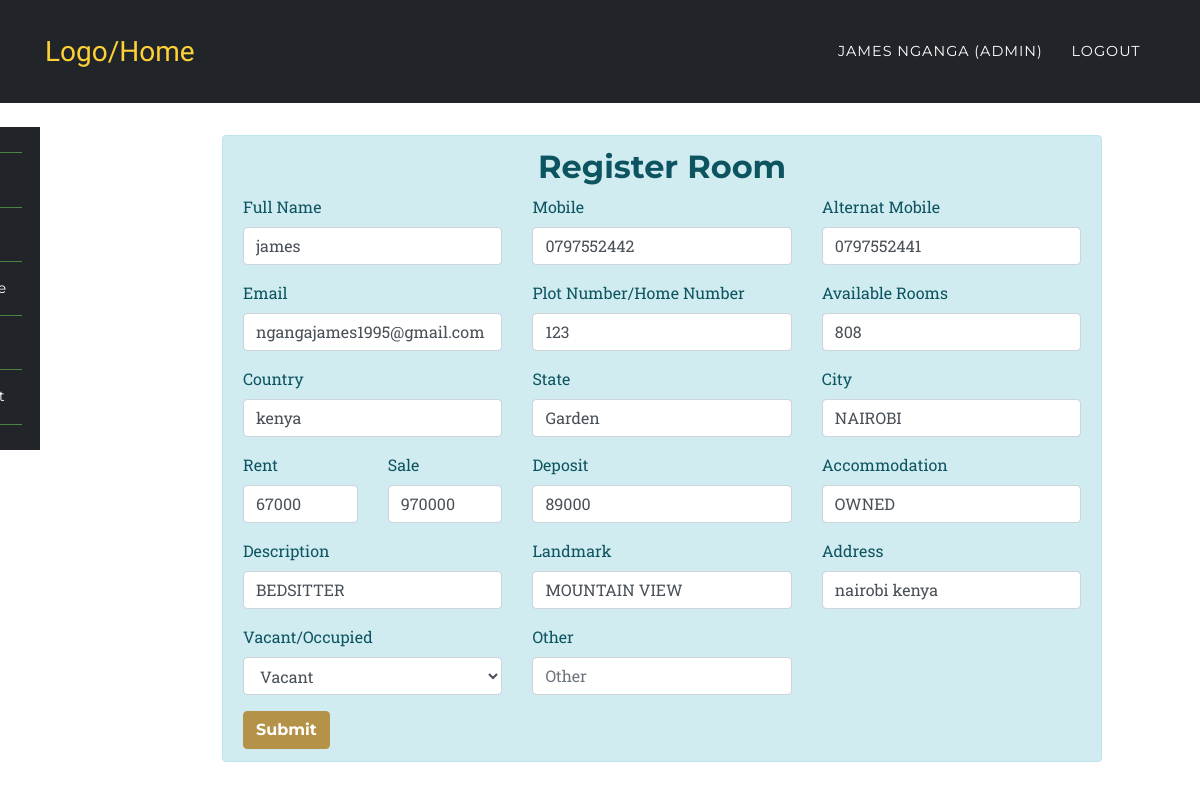
Screenshot of /app/update.php?id=1&act=indi (signed in) with the database file from the repository.
### tables this page shows
CREATE TABLE `room_rental_registrations` (
  `id` int(10) NOT NULL AUTO_INCREMENT,
  `fullname` varchar(191) NOT NULL,
  `mobile` varchar(191) NOT NULL,
  `alternat_mobile` varchar(191) NOT NULL,
  `email` varchar(191) NOT NULL,
  `country` varchar(191) NOT NULL,
  `state` varchar(191) NOT NULL,
  `city` varchar(191) NOT NULL,
  `landmark` varchar(191) NOT NULL,
  `rent` varchar(191) NOT NULL,
  `sale` varchar(190) DEFAULT NULL,
  `deposit` varchar(191) NOT NULL,
  `plot_number` varchar(191) NOT NULL,
  `rooms` varchar(100) DEFAULT NULL,
  `address` varchar(191) NOT NULL,
  `accommodation` varchar(191) NOT NULL,
  `description` varchar(191) NOT NULL,
  `image` varchar(191) DEFAULT NULL,
  `open_for_sharing` varchar(191) DEFAULT NULL,
  `other` varchar(191) DEFAULT NULL,
  `vacant` int(1) NOT NULL DEFAULT 1,
  `rating` int(1) NOT NULL DEFAULT 5,
  `created_at` timestamp NULL DEFAULT current_timestamp(),
  `updated_at` timestamp NULL DEFAULT current_timestamp(),
  `user_id` int(10) DEFAULT NULL,
    PRIMARY KEY (id)
);

### app/partials/edit/individaul.php (the view, shortened to what this page needs)
<div class="col-md-11 col-xs-12 col-sm-12">
	<div class="alert alert-info" role="alert">
		<h2 class="text-center">Register Room</h2>
		<form action="" method="POST">
  	 <div class="row">
  	 	<div class="col-md-4">
	  	  <div class="form-group">
		    <label for="fullname">Full Name</label>
		    <input type="text" class="form-control" id="fullname" placeholder="Full Name" name="fullname" value="<?php echo $data['fullname']?$data['fullname']:''; ?>" required>
		  </div>
		 </div>
		<div class="col-md-4">
		  <div class="form-group">
		    <label for="mobile">Mobile</label>
		    <input type="text" class="form-control" id="mobile" placeholder="Mobile" name="mobile" value="<?php echo $data['mobile']?$data['mobile']:''; ?>" required>
		  </div>
		 </div>
		<div class="col-md-4">
		  <div class="form-group">
		    <label for="alternat_mobile">Alternat Mobile</label>
		    <input type="text" class="form-control" id="alternat_mobile" placeholder="Alternat Mobile" name="alternat_mobile" value="<?php echo $data['alternat_mobile']?$data['alternat_mobile']:''; ?>">
		  </div>
		</div>
	</div>
	<div class="row">
  	 	<div class="col-md-4">
		  <div class="form-group">
		    <label for="email">Email</label>
		    <input type="email" class="form-control" id="email" placeholder="Email" name="email" value="<?php echo $data['email']?$data['email']:''; ?>" required>
		  </div>
		 </div>
		 <div class="col-md-4">
		  <div class="form-group">
		    <label for="plot_number">Plot Number/Home Number</label>
		    <input type="text" class="form-control" id="plot_number" placeholder="Plot Number/Home Number" name="plot_number" value="<?php echo $data['plot_number']?$data['plot_number']:''; ?>" required>
		  </div>
		 </div>
		 <div class="col-md-4">
		  <div class="form-group">
		    <label for="rooms">Available Rooms</label>
		    <input type="text" class="form-control" id="rooms" placeholder="1BHK/2BHK/3BHK/1RK" name="rooms" value="<?php echo $data['rooms']?$data['rooms']:''; ?>" required>
		  </div>
		 </div>
	</div>
	<div class="row">
		<div class="col-md-4">
	  <div class="form-group">
	    <label for="country">Country</label>
	    <input type="country" class="form-control" id="country" placeholder="Country" name="country" value="<?php echo $data['country']?$data['country']:''; ?>" required>
	  </div>
	  </div>
	  <div class="col-md-4">
	  <div class="form-group">
	    <label for="state">State</label>
	    <input type="state" class="form-control" id="state" placeholder="State" name="state" value="<?php echo $data['state']?$data['state']:''; ?>" required>
	  </div>
	  </div>
	  <div class="col-md-4">
	  <div class="form-group">
	    <label for="city">City</label>
	    <input type="city" class="form-control" id="city" placeholder="City" name="city" value="<?php echo $data['city']?$data['city']:''; ?>" required>
	  </div>
	  </div>
	 </div>
	 <div class="row">
	 	<div class="col-md-2">
	 <div class="form-group">
	    <label for="rent">Rent</label>
	    <input type="rent" class="form-control" id="rent" placeholder="Rent" name="rent" value="<?php echo $data['rent']?$data['rent']:''; ?>" required>
	  </div>
	  </div>
	  <div class="col-md-2">
	 <div class="form-group">
	    <label for="sale">Sale</label>
	    <input type="sale" class="form-control" id="sale" placeholder="Sale" name="sale" value="<?php echo $data['sale']?$data['sale']:''; ?>">
	  </div>
	  </div>
	  <div class="col-md-4">
	  <div class="form-group">
	    <label for="deposit">Deposit</label>
	    <input type="deposit" class="form-control" id="deposit" placeholder="Deposit" name="deposit" value="<?php echo $data['deposit']?$data['deposit']:''; ?>" required>
	  </div>
	  </div>
	  <div class="col-md-4">
	  <div class="form-group">
	    <label for="accommodation">Accommodation</label>
	    <input type="accommodation" class="form-control" id="accommodation" placeholder="Accommodation" name="accommodation" value="<?php echo $data['accommodation']?$data['accommodation']:''; ?>" required>
	  </div>
	  </div>
	  </div>
	   <div class="row">
	 	<div class="col-md-4">
	  <div class="form-group">
	    <label for="description">Description</label>
	    <input type="description" class="form-control" id="description" placeholder="Description" name="description" value="<?php echo $data['description']?$data['description']:''; ?>" required>
	  </div>
	   </div>
	  <div class="col-md-4">
	  <div class="form-group">
	    <label for="landmark">Landmark</label>
	    <input type="landmark" class="form-control" id="landmark" placeholder="landmark" name="landmark" value="<?php echo $data['landmark']?$data['landmark']:''; ?>" required>
	  </div>
	   </div>
	  <div class="col-md-4">
	  <div class="form-group">
	    <label for="address">Address</label>
	    <input type="address" class="form-control" id="address" placeholder="Address" name="address" value="<?php echo $data['address']?$data['address']:''; ?>" required>
	  </div>
	   </div>
	    </div>
	   <div class="row">
	   	<div class="col-4">
	 		 <div class="form-group">
			    <label for="vacant">Vacant/Occupied</label>
			    <select class="form-control" id="vacant" name="vacant">
			      <option value="1" <?php if($data['vacant'] == '1'){echo 'selected';}?>>Vacant</option>
			    </select>
			  </div>
	 	</div>
	 	<div class="col-md-4">
	  <div class="form-group">
	    <label for="other">Other</label>
	    <input type="other" class="form-control" id="other" placeholder="Other" name="other" value="<?php echo $data['other']?$data['other']:''; ?>" required>
	  </div>
	  </div>
	  </div>
	  <button type="submit" class="btn btn-primary" name='register_individuals' value="register_individuals">Submit</button>
	</form>
	</div>
	</div>

### assets/css/rent.css (style rules this page uses)
body { overflow-x: hidden; font-family: 'Roboto Slab', 'Helvetica Neue', Helvetica, Arial, sans-serif; }
h1, h2, h3, h4, h5, h6 { font-weight: 700; font-family: 'Montserrat', 'Helvetica Neue', Helvetica, Arial, sans-serif; }
.btn { font-family: 'Montserrat', 'Helvetica Neue', Helvetica, Arial, sans-serif; font-weight: 700; }
.btn-primary { background-color: #b49248; border-color: #b49248; }

### rows the page displays
room_rental_registrations: fullname "james", mobile "0797552442", alternat_mobile "0797552441", email "ngangajames1995@gmail.com", plot_number "123", rooms "808", country "kenya", state "Garden", city "NAIROBI", rent "67000", sale "970000", deposit "89000", accommodation "OWNED", description "BEDSITTER", landmark "MOUNTAIN VIEW", address "nairobi kenya", vacant "Vacant"

### other values shown
$_SESSION['fullname'] "JAMES NGANGA"
